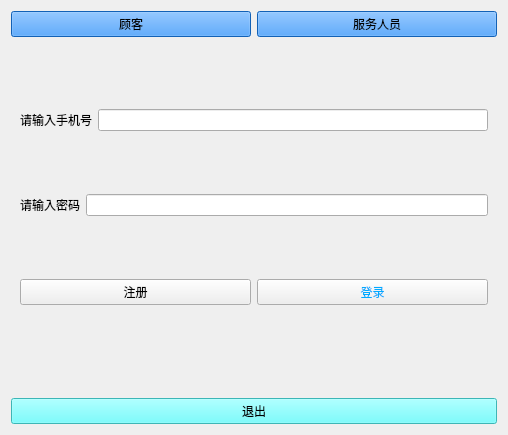
<?xml version="1.0" encoding="UTF-8"?>
<ui version="4.0">
 <class>login</class>
 <widget class="QWidget" name="login">
  <property name="geometry">
   <rect>
    <x>0</x>
    <y>0</y>
    <width>508</width>
    <height>435</height>
   </rect>
  </property>
  <property name="windowTitle">
   <string>登录</string>
  </property>
  <property name="styleSheet">
   <string notr="true">QPushButton{
	background-color: rgb(0, 255, 255);}
QWidget{
	background-image: url(:/image1/图片/38809f6c95008063.jpg);
}font: 75 10pt &quot;Agency FB&quot;;font: 75 10pt &quot;宋体&quot;;


</string>
  </property>
  <layout class="QVBoxLayout" name="verticalLayout_2">
   <item>
    <layout class="QHBoxLayout" name="horizontalLayout">
     <item>
      <widget class="QPushButton" name="pushButton">
       <property name="styleSheet">
        <string notr="true">font: 75 12pt &quot;楷体&quot;;
background-color: rgb(25, 136, 255);</string>
       </property>
       <property name="text">
        <string>顾客</string>
       </property>
      </widget>
     </item>
     <item>
      <widget class="QPushButton" name="pushButton_2">
       <property name="styleSheet">
        <string notr="true">font: 75 12pt &quot;楷体&quot;;
background-color: rgb(25, 136, 255);</string>
       </property>
       <property name="text">
        <string>服务人员</string>
       </property>
      </widget>
     </item>
    </layout>
   </item>
   <item>
    <widget class="QStackedWidget" name="stackedWidget">
     <property name="styleSheet">
      <string notr="true">QPushButton
{
	font: 75 12pt &quot;楷体&quot;;
}
</string>
     </property>
     <property name="currentIndex">
      <number>0</number>
     </property>
     <widget class="QWidget" name="page">
      <layout class="QVBoxLayout" name="verticalLayout">
       <item>
        <layout class="QHBoxLayout" name="horizontalLayout_6">
         <item>
          <widget class="QLabel" name="label">
           <property name="styleSheet">
            <string notr="true">font: 75 14pt &quot;楷体&quot;;</string>
           </property>
           <property name="text">
            <string>请输入手机号</string>
           </property>
          </widget>
         </item>
         <item>
          <widget class="QLineEdit" name="lineEdit"/>
         </item>
        </layout>
       </item>
       <item>
        <layout class="QHBoxLayout" name="horizontalLayout_7">
         <item>
          <widget class="QLabel" name="label_6">
           <property name="styleSheet">
            <string notr="true">font: 75 12pt &quot;楷体&quot;;</string>
           </property>
           <property name="text">
            <string>请输入密码</string>
           </property>
          </widget>
         </item>
         <item>
          <widget class="QLineEdit" name="lineEdit_5">
           <property name="echoMode">
            <enum>QLineEdit::Password</enum>
           </property>
          </widget>
         </item>
        </layout>
       </item>
       <item>
        <layout class="QHBoxLayout" name="horizontalLayout_3">
         <item>
          <widget class="QPushButton" name="pushButton_4">
           <property name="text">
            <string>注册</string>
           </property>
          </widget>
         </item>
         <item>
          <widget class="QPushButton" name="pushButton_3">
           <property name="styleSheet">
            <string notr="true">QPushButton{
	font: 75 11pt &quot;Agency FB&quot;;
	
color: rgb(0, 170, 255);}</string>
           </property>
           <property name="text">
            <string>登录</string>
           </property>
          </widget>
         </item>
        </layout>
       </item>
       <item>
        <spacer name="horizontalSpacer">
         <property name="orientation">
          <enum>Qt::Horizontal</enum>
         </property>
         <property name="sizeHint" stdset="0">
          <size>
           <width>326</width>
           <height>20</height>
          </size>
         </property>
        </spacer>
       </item>
      </layout>
     </widget>
     <widget class="QWidget" name="page_2">
      <layout class="QVBoxLayout" name="verticalLayout_3">
       <item>
        <widget class="QLabel" name="label_2">
         <property name="styleSheet">
          <string notr="true">font: 75 18pt &quot;楷体&quot;;</string>
         </property>
         <property name="text">
          <string>         请输入密码</string>
         </property>
        </widget>
       </item>
       <item>
        <layout class="QHBoxLayout" name="horizontalLayout_2">
         <item>
          <widget class="QLabel" name="label_4">
           <property name="styleSheet">
            <string notr="true">font: 75 14pt &quot;楷体&quot;;</string>
           </property>
           <property name="text">
            <string>管理员</string>
           </property>
          </widget>
         </item>
         <item>
          <widget class="QLineEdit" name="lineEdit_2">
           <property name="echoMode">
            <enum>QLineEdit::Password</enum>
           </property>
          </widget>
         </item>
         <item>
          <widget class="QPushButton" name="pushButton_5">
           <property name="text">
            <string>登录</string>
           </property>
          </widget>
         </item>
        </layout>
       </item>
       <item>
        <spacer name="verticalSpacer_2">
         <property name="orientation">
          <enum>Qt::Vertical</enum>
         </property>
         <property name="sizeHint" stdset="0">
          <size>
           <width>20</width>
           <height>40</height>
          </size>
         </property>
        </spacer>
       </item>
       <item>
        <layout class="QHBoxLayout" name="horizontalLayout_8">
         <item>
          <widget class="QLabel" name="label_7">
           <property name="styleSheet">
            <string notr="true">font: 75 14pt &quot;楷体&quot;;</string>
           </property>
           <property name="text">
            <string>经理</string>
           </property>
          </widget>
         </item>
         <item>
          <widget class="QLineEdit" name="lineEdit_6">
           <property name="echoMode">
            <enum>QLineEdit::Password</enum>
           </property>
          </widget>
         </item>
         <item>
          <widget class="QPushButton" name="pushButton_9">
           <property name="text">
            <string>登录</string>
           </property>
          </widget>
         </item>
        </layout>
       </item>
       <item>
        <spacer name="verticalSpacer">
         <property name="orientation">
          <enum>Qt::Vertical</enum>
         </property>
         <property name="sizeHint" stdset="0">
          <size>
           <width>20</width>
           <height>35</height>
          </size>
         </property>
        </spacer>
       </item>
       <item>
        <layout class="QHBoxLayout" name="horizontalLayout_4">
         <item>
          <widget class="QLabel" name="label_3">
           <property name="styleSheet">
            <string notr="true">font: 75 14pt &quot;楷体&quot;;</string>
           </property>
           <property name="text">
            <string>厨师</string>
           </property>
          </widget>
         </item>
         <item>
          <widget class="QLineEdit" name="lineEdit_3">
           <property name="echoMode">
            <enum>QLineEdit::Password</enum>
           </property>
          </widget>
         </item>
         <item>
          <widget class="QPushButton" name="pushButton_7">
           <property name="text">
            <string>登录</string>
           </property>
          </widget>
         </item>
        </layout>
       </item>
       <item>
        <spacer name="verticalSpacer_3">
         <property name="orientation">
          <enum>Qt::Vertical</enum>
         </property>
         <property name="sizeHint" stdset="0">
          <size>
           <width>20</width>
           <height>35</height>
          </size>
         </property>
        </spacer>
       </item>
       <item>
        <layout class="QHBoxLayout" name="horizontalLayout_5">
         <item>
          <widget class="QLabel" name="label_5">
           <property name="styleSheet">
            <string notr="true">font: 75 14pt &quot;楷体&quot;;</string>
           </property>
           <property name="text">
            <string>服务员</string>
           </property>
          </widget>
         </item>
         <item>
          <widget class="QLineEdit" name="lineEdit_4">
           <property name="echoMode">
            <enum>QLineEdit::Password</enum>
           </property>
          </widget>
         </item>
         <item>
          <widget class="QPushButton" name="pushButton_8">
           <property name="text">
            <string>登录</string>
           </property>
          </widget>
         </item>
        </layout>
       </item>
      </layout>
     </widget>
    </widget>
   </item>
   <item>
    <widget class="QPushButton" name="pushButton_6">
     <property name="styleSheet">
      <string notr="true">QPushButton{
	background-color: rgb(85, 255, 255);font: 10pt &quot;楷体&quot;;}
</string>
     </property>
     <property name="text">
      <string>退出</string>
     </property>
    </widget>
   </item>
  </layout>
 </widget>
 <resources/>
 <connections/>
</ui>
